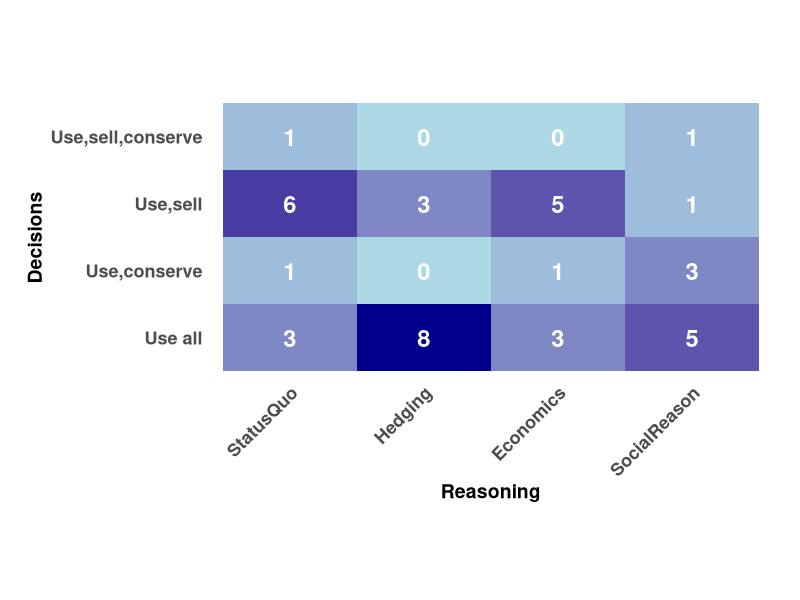
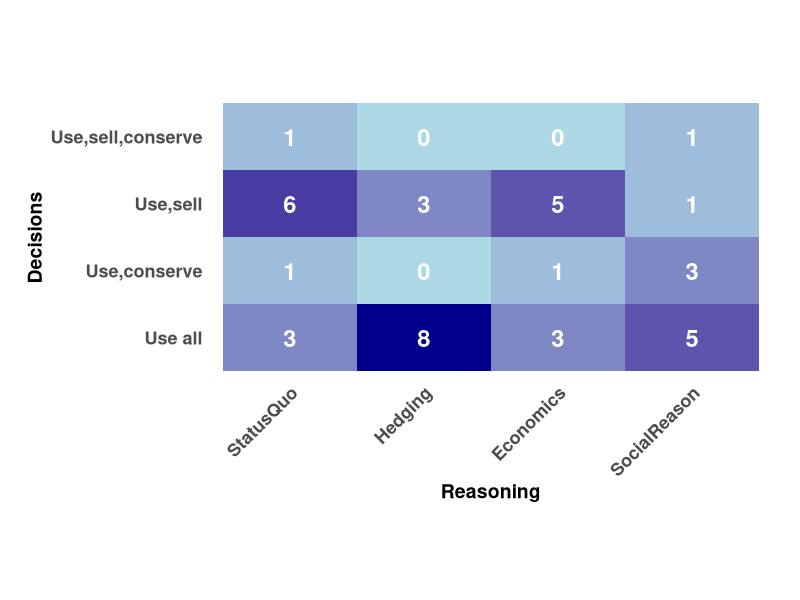

Write the R code that produced these figures, in order.
#Immersive Modeling of Bear River Water Bank

#This code creates a heat map showing the themes identified in the decisions
#adopted by collaborators during immsersive modeling sessions

#Last Updated : 10/13/2026
#Last Updated by: Hadia Akbar

#List of pacakges requried
packages <- c("reshape2", "ggplot2")

#Install the required packages they are not already isntalled
install <- packages[!(packages %in% installed.packages()[, "Package"])]
if (length(install)) {
  install.packages(install)}

#Load the required libraries
library(ggplot2)
library(reshape2)

# Create data frame with themes and stakeholder importance ratings
data <- data.frame(
  Decision = c("Use all", "Use,sell", "Use,conserve", "Use,sell,conserve"),
  StatusQuo  = c(3,6,1,1),
  Hedging     = c(8,3,0,0),
  Economics = c(3,5,1,0),
  SocialReason = c(5,1,3,1))

# Reshape data for ggplot
melted <- melt(data, 
               id.vars = c("Decision"),
                variable.name = "Reason",
                value.name = "Frequency")

# Create heatmap
heatmap <- ggplot(melted, aes(x = Reason, y = Decision, fill = Frequency)) +
  geom_tile() +
  scale_fill_gradient(low = "lightblue", high = "darkblue", name = "Frequency of Each Theme in Strategies") +
  theme_minimal() +
  theme(
    axis.text.x = element_text(angle = 45, hjust = 1, size = 13, face = "bold"),
    axis.text.y = element_text(size = 13, face = "bold"),
    axis.title = element_text(size = 14, face = "bold"), # Format axis titles
    panel.grid = element_blank(),
    legend.position = "none", # Move legend to the top
    legend.title = element_text(size = 14),
    legend.text = element_text(size = 12),
    plot.margin = margin(20, 20, 20, 20)
  ) +
  coord_fixed(ratio = 0.5) +
  labs(
    x = "Reasoning",            # Add x-axis title
    y = "Decisions"          # Add y-axis title
  ) +
  # Add text annotations for values
  geom_text(aes(label = Frequency), color = "white", size = 6, fontface = "bold")

# Print the heatmap
heatmap

# Save the plot
ggsave("StartingStrategies.tiff", heatmap, width = 8, height = 5, dpi = 600)
